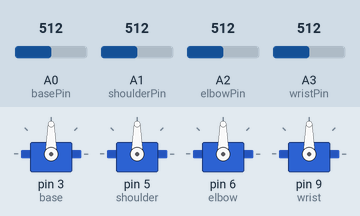
Bench run of a sketch on a simulated Arduino Uno, built with avr-gcc and run on an emulated ATmega328P. Shown: 4 × servo. The test bench sets the inputs (shaded band); at power-on: A0 (basePin) = 512, A1 (shoulderPin) = 512, A2 (elbowPin) = 512, A3 (wristPin) = 512.

Above: at 1.2 s.
1.3 s: A0 (basePin) set to 716
At 2.1 s:
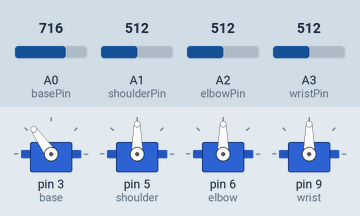
2.8 s: A1 (shoulderPin) set to 716
At 4.0 s:
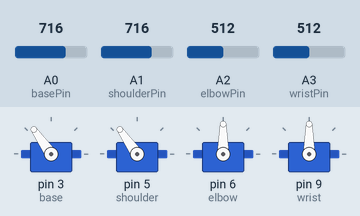
4.3 s: A2 (elbowPin) set to 716
At 5.5 s:
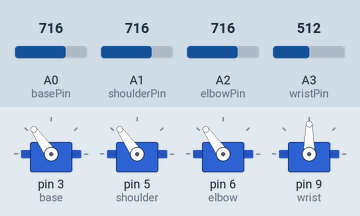
5.8 s: A3 (wristPin) set to 716
At 6.9 s:
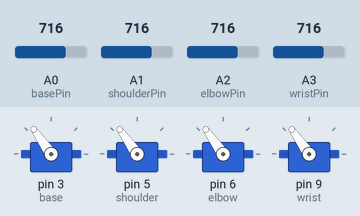
7.3 s: A0 (basePin) set to 992
At 8.5 s:
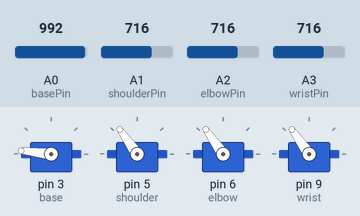
8.8 s: A1 (shoulderPin) set to 992
At 9.7 s:
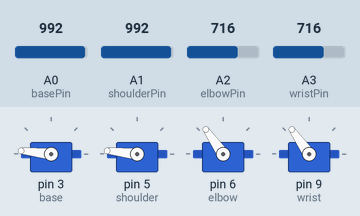
Timing chart, 0 to 11.3 s (numbered marks = the images above; inputs shaded):
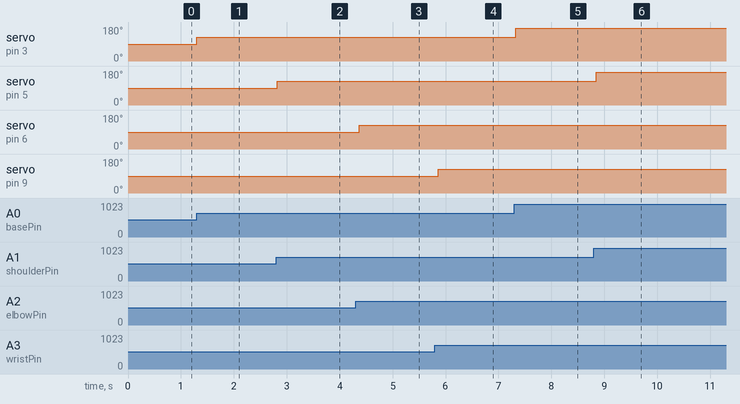

Measured:
- after the input at 1.3 s, servo on pin 3 (base): 90° → 125° at once
- after the input at 2.8 s, servo on pin 5 (shoulder): 90° → 125° at once
- after the input at 4.3 s, servo on pin 6 (elbow): 90° → 125° after 0.07 s
- after the input at 5.8 s, servo on pin 9 (wrist): 90° → 125° after 0.07 s
- after the input at 7.3 s, servo on pin 3 (base): 125° → 174° at once
- after the input at 8.8 s, servo on pin 5 (shoulder): 125° → 174° after 0.05 s

The sketch:

sevrjoy.ino
```cpp
#include <Servo.h>
#include <SoftwareSerial.h>

// Define servo objects
Servo base, shoulder, elbow, wrist;

// Define joystick pins
int basePin = A0;
int shoulderPin = A1;
int elbowPin = A2;
int wristPin = A3;

// Define software serial pins for wireless communication
SoftwareSerial bluetooth(10, 11); // RX, TX

void setup() {
  // Attach servos to their respective pins
  base.attach(3);
  shoulder.attach(5);
  elbow.attach(6);
  wrist.attach(9);

  // Initialize serial communication
  Serial.begin(9600);
  bluetooth.begin(9600);
}

void loop() {
  // Read joystick values
  int baseValue = analogRead(basePin);
  int shoulderValue = analogRead(shoulderPin);
  int elbowValue = analogRead(elbowPin);
  int wristValue = analogRead(wristPin);

  // Map joystick values to servo positions
  base.write(map(baseValue, 0, 1023, 0, 180));
  shoulder.write(map(shoulderValue, 0, 1023, 0, 180));
  elbow.write(map(elbowValue, 0, 1023, 0, 180));
  wrist.write(map(wristValue, 0, 1023, 0, 180));

  // Send servo positions to the connected device via Bluetooth
  bluetooth.print(base.read());
  bluetooth.print(",");
  bluetooth.print(shoulder.read());
  bluetooth.print(",");
  bluetooth.print(elbow.read());
  bluetooth.print(",");
  bluetooth.println(wrist.read());

  delay(50); // Delay to allow for smooth movement
}
```
